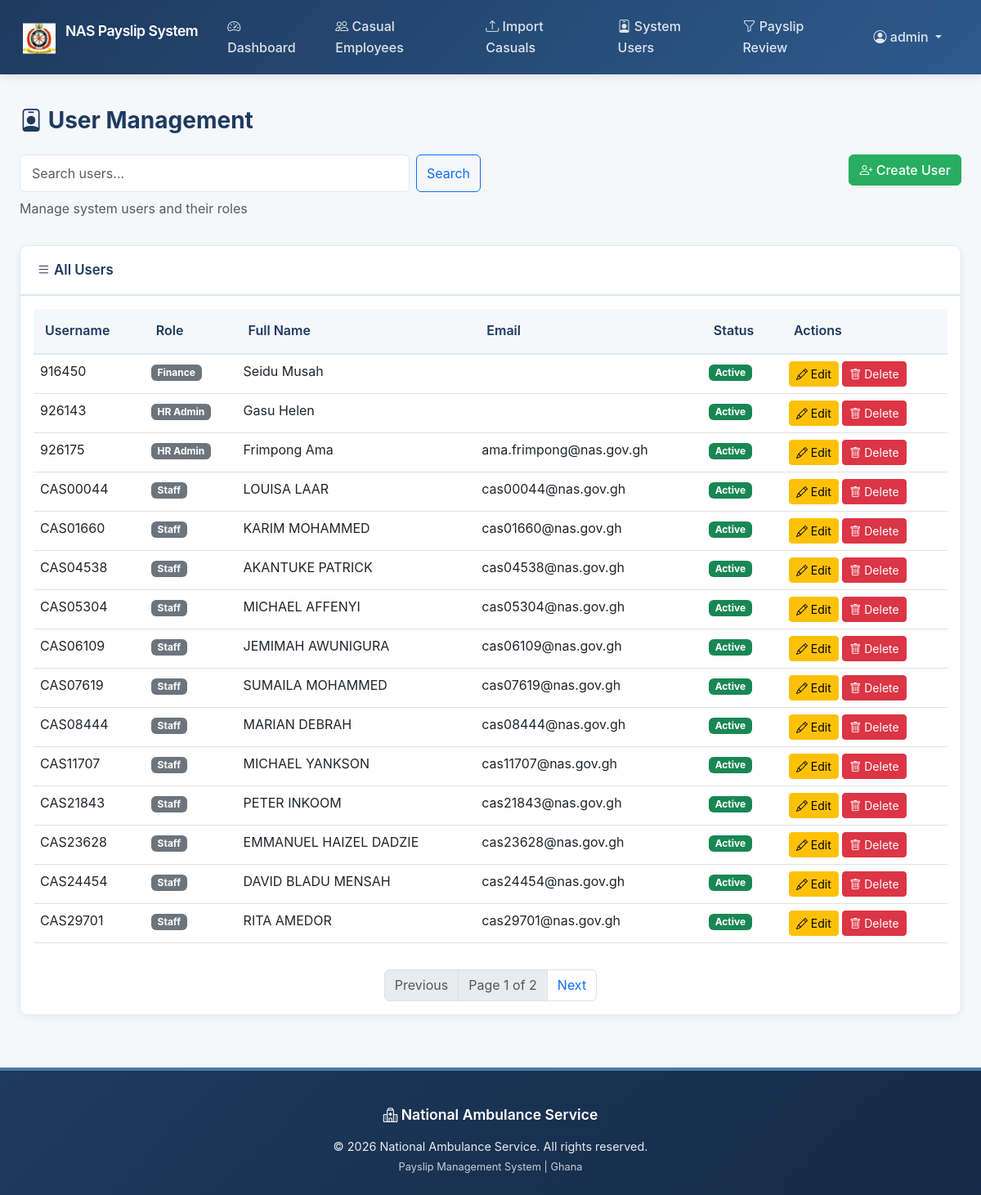
The page /users/ (signed in) on the database its author committed.
### accounts/models.py (models this page shows, shortened)
class CustomUser(AbstractUser):
    ROLE_CHOICES = [
        ('admin', 'Admin'),
        ('staff', 'Staff'),
        ('hr_admin', 'HR Admin'),
        ('finance', 'Finance'),
    ]
    role = models.CharField(
        max_length=15,
        choices=ROLE_CHOICES,
        blank=True,
        null=True,
        help_text="Legacy role field - will be deprecated"
    )
    role_config = models.ForeignKey(
        'core_config.UserRole',
        on_delete=models.PROTECT,
        related_name='users',
        null=True,
        blank=True,
        verbose_name="Role (Dynamic)",
        help_text="User's role in the system (dynamic configuration)"
    )
    staff_id = models.CharField(
        max_length=50,
        blank=True,
        null=True,
        help_text="System User ID (distinct from Casual Employee Staff ID)"
    )
    department = models.CharField(max_length=100, blank=True, verbose_name="Department", help_text="Department this system user belongs to")
    unit = models.CharField(max_length=100, blank=True, verbose_name="Unit", help_text="Organizational unit")
    grade = models.CharField(max_length=50, blank=True, verbose_name="Grade", help_text="System user grade level")
    level = models.CharField(max_length=50, blank=True, verbose_name="Level", help_text="System user level")
    must_change_password = models.BooleanField(
        default=False,
        help_text="If True, user will be prompted to change password on login"
    )
    def get_role_code(self):
        if self.role_config:
            return self.role_config.code
        return self.role
    def is_admin(self):
        return self.get_role_code() == 'admin'
    def is_hr_admin(self):
        return self.get_role_code() == 'hr_admin'
    def is_finance(self):
        return self.get_role_code() == 'finance'

### accounts/views.py (the view, shortened to what this page needs)
# urls.py: path('users/', views.user_list, name='user_list'),
@admin_required
def user_list(request):
    query = request.GET.get('q', '').strip()
    users = CustomUser.objects.all()
    users = Paginator(users.order_by('username'), 15).get_page(request.GET.get('page'))
    return render(request, 'accounts/user_list.html', {'users': users, 'query': query})

### accounts/templates/accounts/user_list.html (shortened to what this page needs)
{% extends 'accounts/base.html' %}
{% block content %}
<div class="row">
    <div class="col-12">
        <h2 class="mb-4"><i class="bi bi-person-badge"></i> User Management</h2>
    </div>
</div>
<div class="row mb-3">
    <div class="col-md-6">
        <form method="get" class="d-flex">
            <input type="text" name="q" class="form-control me-2" placeholder="Search users..."
                value="{{ query|default:'' }}">
            <button type="submit" class="btn btn-outline-primary">Search</button>
        </form>
        <p class="text-muted mt-2">Manage system users and their roles</p>
    </div>
    <div class="col-md-6 text-end">
        <a href="{% url 'accounts:user_create' %}" class="btn btn-success">
            <i class="bi bi-person-plus"></i> Create User
        </a>
    </div>
</div>
<div class="card">
    <div class="card-header">
        <i class="bi bi-list"></i> All Users
    </div>
    <div class="card-body">
        <div class="table-responsive">
            <table class="table table-hover">
                <thead>
                    <tr>
                        <th>Username</th>
                        <th>Role</th>
                        <th>Full Name</th>
                        <th>Email</th>
                        <th>Status</th>
                        <th>Actions</th>
                    </tr>
                </thead>
                <tbody>
                    {% for user in users %}
                    <tr>
                        <td>{{ user.username }}</td>
                        <td>
                            <span class="badge bg-secondary">{{ user.get_role_display }}</span>
                        </td>
                        <td>{{ user.first_name }} {{ user.last_name }}</td>
                        <td>{{ user.email }}</td>
                        <td>
                            {% if user.is_active %}
                            <span class="badge bg-success">Active</span>
                            {% else %}
                            <span class="badge bg-danger">Inactive</span>
                            {% endif %}
                        </td>
                        <td>
                            <a href="{% url 'accounts:user_edit' user.id %}" class="btn btn-sm btn-warning">
                                <i class="bi bi-pencil"></i> Edit
                            </a>
                            <a href="{% url 'accounts:user_delete' user.id %}" class="btn btn-sm btn-danger">
                                <i class="bi bi-trash"></i> Delete
                            </a>
                        </td>
                    </tr>
                    {% empty %}
                    <tr>
                        <td colspan="6" class="text-center">No users found.</td>
                    </tr>
                    {% endfor %}
                </tbody>
            </table>
        </div>
        {% if users.paginator.num_pages > 1 %}
        <nav class="mt-3" aria-label="User pagination">
            <ul class="pagination justify-content-center mb-0">
                {% if users.has_previous %}
                <li class="page-item">
                    <a class="page-link" href="?q={{ query }}&page={{ users.previous_page_number }}">Previous</a>
                </li>
                {% else %}
                <li class="page-item disabled"><span class="page-link">Previous</span></li>
                {% endif %}
                <li class="page-item disabled">
                    <span class="page-link">Page {{ users.number }} of {{ users.paginator.num_pages }}</span>
                </li>
                {% if users.has_next %}
                <li class="page-item">
                    <a class="page-link" href="?q={{ query }}&page={{ users.next_page_number }}">Next</a>
                </li>
                {% else %}
                <li class="page-item disabled"><span class="page-link">Next</span></li>
                {% endif %}
            </ul>
        </nav>
        {% endif %}
    </div>
</div>
{% endblock %}

### accounts/templates/accounts/base.html (shortened to what this page needs)
{% load static %}
<!DOCTYPE html>
<html lang="en">
<head>
    <link href="{% static 'vendor/bootstrap/css/bootstrap.min.css' %}" rel="stylesheet">
    <link rel="stylesheet" href="{% static 'vendor/bootstrap-icons/font/bootstrap-icons.css' %}">
    <link rel="stylesheet" href="{% static 'accounts/css/style.css' %}">
</head>
<body>
    <nav class="navbar navbar-expand-lg navbar-dark">
        <div class="container-fluid">
            <a class="navbar-brand" href="{% url 'accounts:dashboard' %}">
                <img src="{% static 'images/logo.png' %}" alt="NAS Logo" height="40"
                    class="d-inline-block align-text-top me-2">
                NAS Payslip System
            </a>
            <div class="collapse navbar-collapse" id="navbarNav">
                {% if user.is_authenticated %}
                <ul class="navbar-nav me-auto">
                    <li class="nav-item">
                        <a class="nav-link" href="{% url 'accounts:dashboard' %}">
                            <i class="bi bi-speedometer2"></i> Dashboard
                        </a>
                    </li>
                    {% if user.is_admin or user.is_hr_admin or user.is_finance %}
                    <li class="nav-item">
                        <a class="nav-link" href="{% url 'staff:employee_list' %}">
                            <i class="bi bi-people"></i> Casual Employees
                        </a>
                    </li>
                    {% endif %}
                    {% if user.is_admin or user.is_hr_admin %}
                    <li class="nav-item">
                        <a class="nav-link" href="{% url 'staff:import_employees' %}">
                            <i class="bi bi-upload"></i> Import Casuals
                        </a>
                    </li>
                    {% endif %}
                    {% if user.is_admin %}
                    <li class="nav-item">
                        <a class="nav-link" href="{% url 'accounts:user_list' %}">
                            <i class="bi bi-person-badge"></i> System Users
                        </a>
                    </li>
                    <li class="nav-item">
                        <a class="nav-link" href="{% url 'payroll:payslip_approve_list' %}">
                            <i class="bi bi-funnel"></i> Payslip Review
                        </a>
                    </li>
                    {% endif %}
                </ul>
                <ul class="navbar-nav">
                    <li class="nav-item dropdown">
                        <a class="nav-link dropdown-toggle" href="#" id="navbarDropdown" role="button"
                            data-bs-toggle="dropdown">
                            <i class="bi bi-person-circle"></i> {{ user.get_full_name|default:user.username }}
                        </a>
                    </li>
                </ul>
                {% endif %}
            </div>
        </div>
    </nav>
    <div class="content-wrapper">
        {% block content %}{% endblock %}
    </div>
    <footer>
        <div class="container text-center">
            <div class="footer-brand">
                <i class="bi bi-hospital"></i> National Ambulance Service
            </div>
            <p class="footer-copyright">© 2026 National Ambulance Service. All rights reserved.</p>
            <p class="footer-rights mb-0">Payslip Management System | Ghana</p>
        </div>
    </footer>
</body>
</html>

### static/accounts/css/style.css (style rules this page uses)
:root { --primary-navy: #1e3a5f; --secondary-navy: #2d5a8c; --accent-blue: #4a7ba7; --light-gray: #f5f7fa; --border-gray: #e1e8ed; --text-dark: #2c3e50; --text-muted: #6c757d; --success-green: #27ae60; --warning-amber: #f39c12; --danger-red: #c0392b; }
body { background-color: var(--light-gray); font-family: 'Inter', 'Segoe UI', -apple-system, BlinkMacSystemFont, sans-serif; color: var(--text-dark); line-height: 1.6; }
.navbar { background: linear-gradient(135deg, var(--primary-navy) 0%, var(--secondary-navy) 100%) !important; box-shadow: 0 2px 12px rgba(0, 0, 0, .1); padding: 0.75rem 1rem; }
.navbar-brand { font-weight: 600; color: white !important; font-size: 1.1rem; letter-spacing: -0.5px; }
.nav-link { color: rgba(255, 255, 255, .85) !important; font-weight: 500; transition: all 0.3s ease; padding: 0.5rem 1rem !important; border-radius: 6px; margin: 0 0.25rem; }
.content-wrapper { max-width: 1400px; margin: 2.5rem auto; padding: 0 1.5rem; min-height: calc(100vh - 300px); }
h2 { color: var(--primary-navy); font-weight: 700; margin-bottom: 1.5rem; font-size: 1.75rem; }
.card { border: 1px solid var(--border-gray); box-shadow: 0 2px 8px rgba(0, 0, 0, .06); margin-bottom: 1.5rem; border-radius: 10px; overflow: hidden; transition: box-shadow 0.3s ease; }
.card-header { background-color: #ffffff; color: var(--primary-navy); font-weight: 600; font-size: 1.05rem; padding: 1rem 1.25rem; border-bottom: 2px solid var(--border-gray); }
.card-body { background-color: white; }
.btn-success { background-color: var(--success-green); border-color: var(--success-green); font-weight: 500; border-radius: 6px; }
table { background-color: white; }
.table { border-collapse: separate; border-spacing: 0; }
.table thead th { background-color: var(--light-gray); color: var(--primary-navy); font-weight: 600; border-bottom: 2px solid var(--border-gray); padding: 0.875rem; }
.table-hover tbody tr { transition: background-color 0.2s ease; }
.form-control { border: 1px solid var(--border-gray); border-radius: 6px; padding: 0.625rem 0.875rem; transition: all 0.3s ease; }
footer { background: linear-gradient(135deg, var(--primary-navy) 0%, #152a45 100%); color: white; padding: 2.5rem 0 1.5rem 0; margin-top: 4rem; border-top: 4px solid var(--accent-blue); }
footer .footer-brand { font-size: 1.1rem; font-weight: 600; margin-bottom: 0.75rem; color: white; }
footer .footer-copyright { font-size: 0.9rem; opacity: 0.9; margin-bottom: 0.25rem; }
footer .footer-rights { font-size: 0.8rem; opacity: 0.75; }

### rows shown on the page
CustomUser: get_full_name "admin"
CustomUser: username "916450", role "Finance", first_name "Seidu", last_name "Musah", is_active "Active"
CustomUser: username "926143", role "HR Admin", first_name "Gasu", last_name "Helen", is_active "Active"
CustomUser: username "926175", role "HR Admin", first_name "Frimpong", last_name "Ama", email "ama.frimpong@nas.gov.gh", is_active "Active"
CustomUser: username "CAS00044", role "Staff", first_name "LOUISA", last_name "LAAR", email "cas00044@nas.gov.gh", is_active "Active"
CustomUser: username "CAS01660", role "Staff", first_name "KARIM", last_name "MOHAMMED", email "cas01660@nas.gov.gh", is_active "Active"
CustomUser: username "CAS04538", role "Staff", first_name "AKANTUKE", last_name "PATRICK", email "cas04538@nas.gov.gh", is_active "Active"
CustomUser: username "CAS05304", role "Staff", first_name "MICHAEL", last_name "AFFENYI", email "cas05304@nas.gov.gh", is_active "Active"
CustomUser: username "CAS06109", role "Staff", first_name "JEMIMAH", last_name "AWUNIGURA", email "cas06109@nas.gov.gh", is_active "Active"
CustomUser: username "CAS07619", role "Staff", first_name "SUMAILA", last_name "MOHAMMED", email "cas07619@nas.gov.gh", is_active "Active"
CustomUser: username "CAS08444", role "Staff", first_name "MARIAN", last_name "DEBRAH", email "cas08444@nas.gov.gh", is_active "Active"
CustomUser: username "CAS11707", role "Staff", first_name "MICHAEL", last_name "YANKSON", email "cas11707@nas.gov.gh", is_active "Active"
CustomUser: username "CAS21843", role "Staff", first_name "PETER", last_name "INKOOM", email "cas21843@nas.gov.gh", is_active "Active"
CustomUser: username "CAS23628", role "Staff", first_name "EMMANUEL", last_name "HAIZEL DADZIE", email "cas23628@nas.gov.gh", is_active "Active"
CustomUser: username "CAS24454", role "Staff", first_name "DAVID", last_name "BLADU MENSAH", email "cas24454@nas.gov.gh", is_active "Active"
CustomUser: username "CAS29701", role "Staff", first_name "RITA", last_name "AMEDOR", email "cas29701@nas.gov.gh", is_active "Active"

### other values the page prints
{{ users.number }} "1"
{{ users.paginator.num_pages }} "2"
